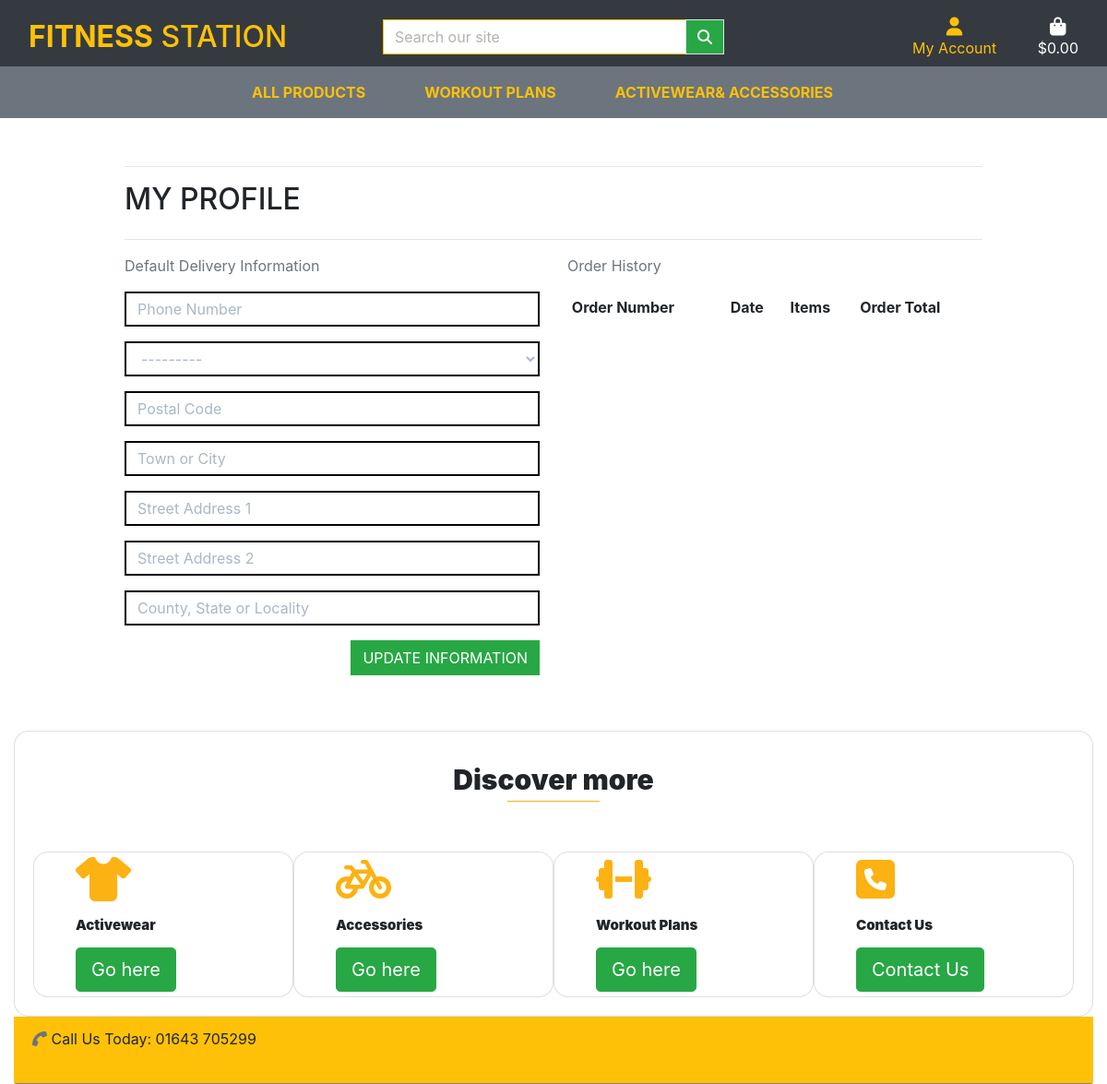
The app's page /profile/ (signed in), older data.
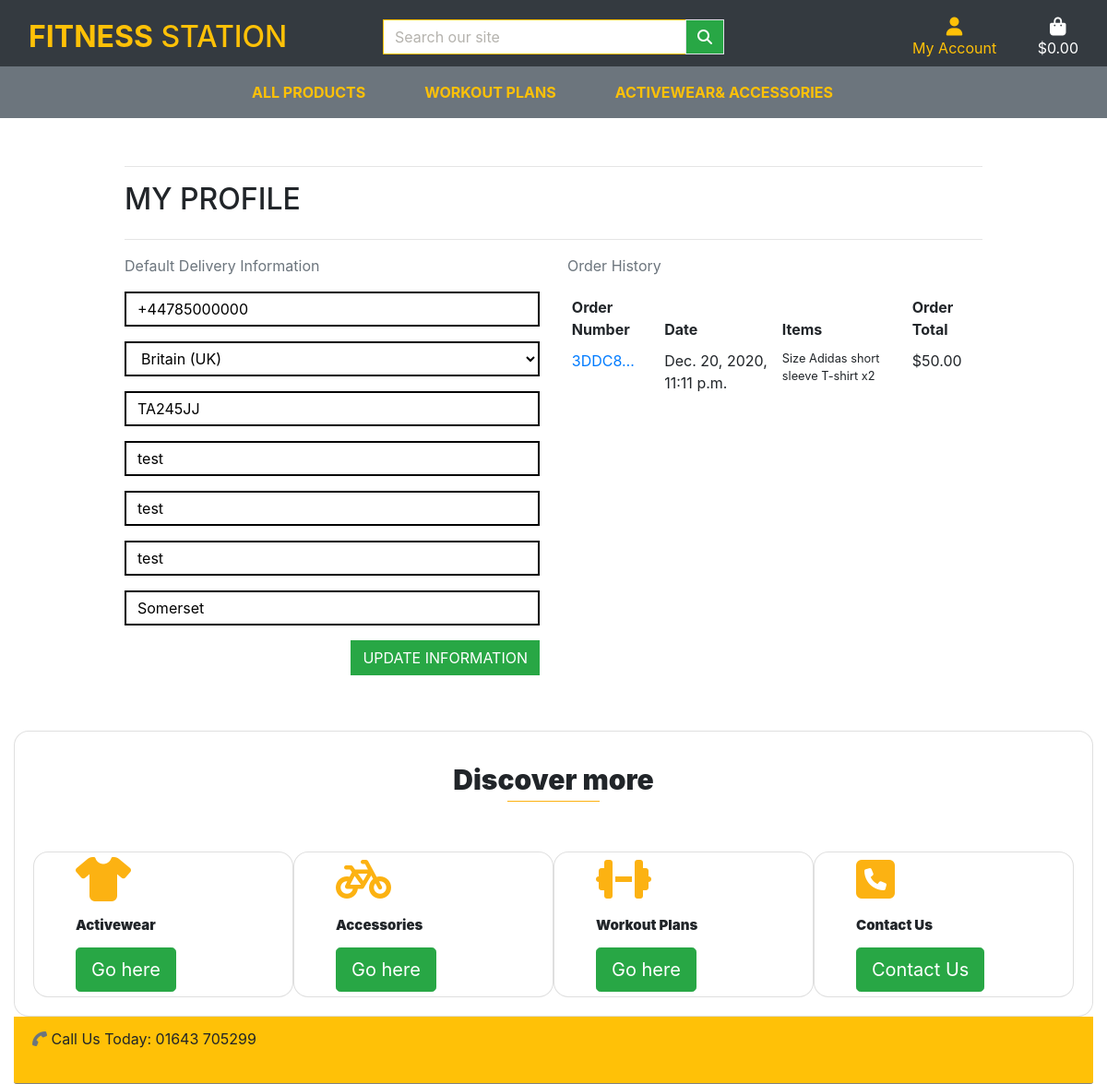
The same page, newer data.
### profiles/models.py (models this page shows, shortened)
class UserProfile(models.Model):
    user = models.OneToOneField(User, on_delete=models.CASCADE)
    default_phone_number = models.CharField(max_length=20,
                                            null=True, blank=True)
    default_country = CountryField(blank_label='Country *',
                                   null=True, blank=True)
    default_postcode = models.CharField(max_length=20,
                                        null=True, blank=True)
    default_town_or_city = models.CharField(max_length=40,
                                            null=True, blank=True)
    default_street_address1 = models.CharField(max_length=80,
                                               null=True, blank=True)
    default_street_address2 = models.CharField(max_length=80,
                                               null=True, blank=True)
    default_county = models.CharField(max_length=80,
                                      null=True, blank=True)

### checkout/models.py (models this page shows, shortened)
class Order(models.Model):
    order_number = models.CharField(max_length=32, null=False, editable=False)
    user_profile = models.ForeignKey(UserProfile, on_delete=models.SET_NULL,
                                     null=True, blank=True,
                                     related_name='orders')
    full_name = models.CharField(max_length=50, null=False, blank=False)
    email = models.EmailField(max_length=25, null=False, blank=False)
    phone_number = models.CharField(max_length=20, null=False, blank=False)
    country = CountryField(blank_label='Country *', null=False, blank=False)
    postcode = models.CharField(max_length=20, null=True, blank=True)
    town_or_city = models.CharField(max_length=40, null=False, blank=False)
    street_address1 = models.CharField(max_length=80, null=False, blank=False)
    street_address2 = models.CharField(max_length=80, null=True, blank=True)
    county = models.CharField(max_length=80, null=True, blank=True)
    date = models.DateTimeField(auto_now_add=True)
    delivery_cost = models.DecimalField(max_digits=6, decimal_places=2,
                                        null=False, default=0)
    order_total = models.DecimalField(max_digits=10, decimal_places=2,
                                      null=False, default=0)
    grand_total = models.DecimalField(max_digits=10, decimal_places=2,
                                      null=False, default=0)
    original_bag = models.TextField(null=False, blank=False, default='')
    stripe_pid = models.CharField(max_length=254,
                                  null=False, blank=False, default='')

class OrderLineItem(models.Model):
    order = models.ForeignKey(Order, null=False, blank=False,
                              on_delete=models.CASCADE,
                              related_name='lineitems')
    product = models.ForeignKey(Product, null=False,
                                blank=False,
                                on_delete=models.CASCADE)
    product_size = models.CharField(max_length=2,
                                    null=True, blank=True)  # XS, S, M, L, XL
    quantity = models.IntegerField(null=False, blank=False, default=0)
    lineitem_total = models.DecimalField(max_digits=6, decimal_places=2,
                                         null=False, blank=False,
                                         editable=False)

### products/models.py (models this page shows, shortened)
class Product(models.Model):
    category = models.ForeignKey(
        "Category", null=True, blank=True, on_delete=models.SET_NULL
    )
    sku = models.CharField(max_length=254, null=True, blank=True)
    name = models.CharField(max_length=254)
    description = models.TextField()
    has_sizes = models.BooleanField(default=False, null=True, blank=True)
    price = models.DecimalField(default=0.00, max_digits=9, decimal_places=2)
    rating = models.DecimalField(max_digits=6, decimal_places=2,
                                 null=True, blank=True)
    image_url = models.URLField(max_length=1024, null=True, blank=True)
    image = models.ImageField(null=True, blank=True)

### profiles/views.py (the view)
# urls.py: path('profile/', include('profiles.urls')),
@login_required
def profile(request):
    profile = get_object_or_404(UserProfile, user=request.user)
    if request.method == 'POST':
        form = UserProfileForm(request.POST, instance=profile)
        if form.is_valid():
            form.save()
            messages.success(request, 'Profile updated successfully')
        else:
            messages.error(request,
                           ('Update failed. Please ensure '
                            'the form is valid.'))
    else:
        form = UserProfileForm(instance=profile)
    orders = profile.orders.all()
    template = 'profiles/profile.html'
    context = {
        'form': form,
        'orders': orders,
        'on_profile_page': True
    }
    return render(request, template, context)

### profiles/templates/profiles/profile.html (shortened to what this page needs)
{% extends "base.html" %}
{% load static %}
{% block extra_css %}
<link rel="stylesheet" href="{% static 'profiles/css/profile.css' %}">
{% endblock %}
{% block page_header %}
<div class="container header-container">
</div>
{% endblock %}
{% block content %}
<div class="overlay"></div>
<div class="container">
    <div class="row">
        <div class="col">
            <hr>
            <h2 class="logo-font mb-4">My Profile</h2>
            <hr>
        </div>
    </div>
    <div class="row">
        <div class="col-12 col-lg-6">
            <p class="text-muted">Default Delivery Information</p>
            <form class="mt-3" action="{% url 'profile' %}" method="POST" id="profile-update-form">
                {{ form|crispy }}
                <button class="btn btn-success rounded-0 text-uppercase float-right">Update Information</button>
            </form>
        </div>
        <div class="col-12 col-lg-6">
            <p class="text-muted">Order History</p>
            <div class="order-history table-responsive">
                <table class="table table-sm table-borderless">
                    <thead>
                        <tr>
                            <th>Order Number</th>
                            <th>Date</th>
                            <th>Items</th>
                            <th>Order Total</th>
                        </tr>
                    </thead>
                    <tbody>
                        {% for order in orders %}
                        <tr>
                            <td>
                                <a href="{% url 'order_history' order.order_number %}"
                                    title="{{ order.order_number }}">
                                {{ order.order_number|truncatechars:6 }}
                                </a>
                            </td>
                            <td>{{ order.date }}</td>
                            <td>
                                <ul class="list-unstyled">
                                    {% for item in order.lineitems.all %}
                                    <li class="small">
                                        {% if item.product.has_sizes %}
                                        Size {{ item.product.size|upper }}
                                        {% endif %}{{ item.product.name }} x{{ item.quantity }}
                                    </li>
                                    {% endfor %}
                                </ul>
                            </td>
                            <td>${{ order.grand_total }}</td>
                        </tr>
                        {% endfor %}
                    </tbody>
                </table>
            </div>
        </div>
    </div>
</div>
{% endblock %}

### templates/base.html (shortened to what this page needs)
{% load static %}
<!doctype html>
<html lang="en">
    <head>
        {% block corecss %}
        <link rel="stylesheet" href="https://stackpath.bootstrapcdn.com/bootstrap/4.4.1/css/bootstrap.min.css">
        <link rel="stylesheet" href="{% static 'css/base.css' %}"/>
        <link rel="stylesheet" href="https://maxcdn.bootstrapcdn.com/font-awesome/4.7.0/css/font-awesome.min.css"/>
        {% endblock %}
        {% block extra_css %}
        {% endblock %}
    </head>
    <body>
        <header  id="top" class="container-fluid fixed-top">
            <div id="topnav" class="row bg-dark pt-lg-2 d-none d-lg-flex">
                <div class="col-12 col-lg-4 my-auto py-1 py-lg-0 text-center text-lg-left">
                    <a href="{% url 'home' %}" class="nav-link main-logo-link">
                        <h2 class="logo-font text-warning my-0"><strong>Fitness</strong> Station</h2>
                    </a>
                </div>
                <div class="col-12 col-lg-4 my-auto py-1 py-lg-0">
                    <form method="GET" action="{% url 'products' %}">
                        <div class="input-group w-100">
                            <input class="form-control border border-warning rounded-0" type="text" name="q" placeholder="Search our site">
                            <div class="input-group-append">
                                <button class="form-control btn btn-success border border-black rounded-0" type="submit">
                                <span class="icon">
                                <i class="fas fa-search"></i>
                                </span>
                                </button>
                            </div>
                        </div>
                    </form>
                </div>
                <div class="col-12 col-lg-4 my-auto py-1 py-lg-0">
                    <ul class="list-inline list-unstyled text-center text-lg-right my-0">
                        <li class="list-inline-item dropdown">
                            <a class="text-warning nav-link" href="#" id="user-options" data-toggle="dropdown"
                                aria-haspopup="true" aria-expanded="false">
                                <div class="text-center">
                                    <div>
                                        <i class="fas fa-user fa-lg"></i>
                                    </div>
                                    <p class="my-0">My Account</p>
                                </div>
                            </a>
                        </li>
                        <li class="list-inline-item">
                            <a class="{% if grand_total %}text-warning font-weight-bold
                                {% else %}text-white{% endif %} nav-link" href="{% url 'view_bag' %}">
                                <div class="text-center">
                                    <div><i class="fas fa-shopping-bag fa-lg"></i></div>
                                    <p class="my-0">
                                        {% if grand_total %}
                                        ${{ grand_total|floatformat:2 }}
                                        {% else %}
                                        $0.00
                                        {% endif %}
                                    </p>
                                </div>
                            </a>
                        </li>
                    </ul>
                </div>
            </div>
            <div class="row bg-secondary">
                <nav class="navbar navbar-expand-lg navbar-light w-100">
                    {% include 'includes/mobile-top-header.html' %}
                    {% include 'includes/main-nav.html' %}
                </nav>
            </div>
        </header>
        {% block page_header %}
        {% endblock %}
        {% block content %}
        {% endblock %}
        <footer class="footer">
            <div class="container-fluid">
                <div class="card">
                    <div class="heading text-center">
                        <div class="head1">Discover more</div>
                        <p class="bdr"></p>
                    </div>
                    <div class="card-body">
                        <div class="row m-0 pt-5">
                            <div class="card col-12 col-md-3">
                                <div class="card-content">
                                    <i class="fas fa-tshirt fa-3x"></i>
                                    <div class="card-title"> Activewear </div>
                                    <div class="learn-more">
                                        <a href="{% url 'products' %}?category=men's_activewear,women's_activewear"
                                            class="btn btn-success btn-lg">Go here</a>
                                    </div>
                                </div>
                            </div>
                            <div class="card col-12 col-md-3">
                                <div class="card-content">
                                    <i class="fas fa-bicycle fa-3x"></i>
                                    <div class="card-title"> Accessories </div>
                                    <div class="learn-more">
                                        <a href="{% url 'products' %}?category=accessories"
                                            class="btn btn-success btn-lg">Go here</a>
                                    </div>
                                </div>
                            </div>
                            <div class="card col-12 col-md-3">
                                <div class="card-content">
                                    <i class="fas fa-dumbbell fa-3x"></i>
                                    <div class="card-title"> Workout Plans </div>
                                    <div class="learn-more">
                                        <a href="{% url 'products' %}?category=workout_plans"
                                            class="btn btn-success btn-lg">Go here</a>
                                    </div>
                                </div>
                            </div>
                            <div class="card col-12 col-md-3">
                                <div class="card-content">
                                    <i class="fas fa-phone-square fa-3x"></i>
                                    <div class="card-title"> Contact Us</div>
                                    <div class="learn-more">
                                        <a href="{% url 'contact' %}"
                                            class="btn btn-success btn-lg">Contact Us </a>
                                    </div>
                                </div>
                            </div>
                        </div>
                    </div>
                </div>
                <div class="card-footer row m-0 bg-warning">
                    <p>
                        <i class="fas fa-phone fa-rotate-90 text-secondary"></i>
                        <label>
                        Call Us Today: 01643 705299
                        </label>
                    </p>
                </div>
            </div>
        </footer>
    </body>
</html>

### templates/includes/mobile-top-header.html (shortened to what this page needs)
<!DOCTYPE html>

### templates/includes/main-nav.html (shortened to what this page needs)
<!DOCTYPE html>
<div class="collapse navbar-collapse" id="main-nav">
    <ul class="navbar-nav w-auto mx-auto">
        <li class="nav-item dropdown">
            <a class="logo-font font-weight-bold nav-link text-warning mr-5" href="#" id="all-products-link" data-toggle="dropdown" aria-haspopup="true" aria-expanded="false">
                All Products
            </a>
        </li>
        <li class="nav-item dropdown">
            <a class="logo-font font-weight-bold nav-link text-warning mr-5" href="#" id="plans-link" data-toggle="dropdown" aria-haspopup="true" aria-expanded="false">
                Workout Plans
            </a>
        </li>
        <li class="nav-item dropdown">
            <a class="logo-font font-weight-bold nav-link text-warning mr-5" href="#" id="Merchandise-link" data-toggle="dropdown" aria-haspopup="true" aria-expanded="false">
                Activewear& Accessories
            </a>
        </li>
    </ul>
</div>

Row changes from the older to the newer data that the page shows:
changed UserProfile: default_phone_number (not shown) → "+44785000000"; default_country "---------" → "Britain (UK)"; default_postcode (not shown) → "TA245JJ"; default_town_or_city (not shown) → "test"; default_street_address1 (not shown) → "test"; default_street_address2 (not shown) → "test"; default_county (not shown) → "Somerset"
added Order: order_number "3DDC8…", date "Dec. 20, 2020, 11:11 p.m.", grand_total "50.00"
added OrderLineItem: product.name "Adidas short sleeve T-shirt", quantity "2"
